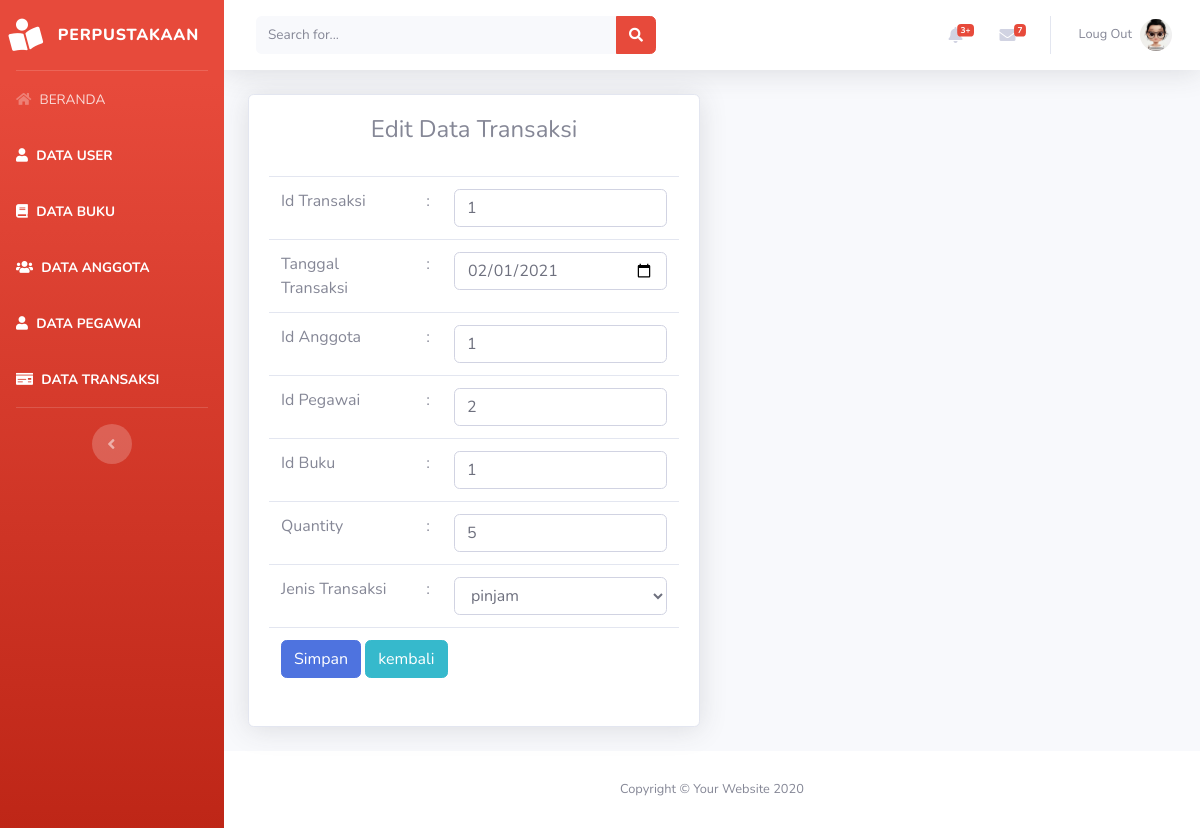
Screenshot of /beranda.php?page=transaksi&aksi=edit&id=1 with the database file from the repository.
### tables this page shows
CREATE TABLE `tabel_transaksi` (
  `id_transaksi` int(5) NOT NULL,
  `tanggal_transaksi` date NOT NULL,
  `id_anggota` int(5) NOT NULL,
  `id_pegawai` int(5) NOT NULL,
  `id_buku` int(7) NOT NULL,
  `quantity` int(2) NOT NULL,
  `jenis_transaksi` enum('Pinjam','Kembali') NOT NULL
);

### views/transaksi/edittransaksi.php (the view, shortened to what this page needs)
<?php
    @$id = $_GET['id'];
    $sql    = "select * from tabel_transaksi where id_transaksi=$id";
    $show   = $database->query($sql);
    $hasil  = mysqli_fetch_assoc($show);
?>
<div class="container-fluid">
    <div class="row">
        <div class="col-lg-6">
            <div class="card shadow mb-4">
                <div class="card-body">
                    <div class="table-responsive">
                        <h4 align="center">Edit Data Transaksi</h4>
                        <br>
                        <form action="model/transaksi/edittransaksi.php" method="POST">
                            <table class="table">
                                <tr>
                                    <td>Id Transaksi</td>
                                    <td>:</td>
                                    <td><input type="text"  class="form-control" name="id_transaksi" id="id_transaksi" value="<?php echo $hasil['id_transaksi']?>"></input></td>
                                </tr>
                                <tr>
                                    <td>Tanggal Transaksi</td>
                                    <td>:</td>
                                    <td><input type="date"  class="form-control" name="tanggal_transaksi" id="tanggal_transaksi" value="<?php echo $hasil['tanggal_transaksi']?>"></input></td>
                                </tr>
                                <tr>
                                    <td>Id Anggota</td>
                                    <td>:</td>
                                    <td><input type="text"  class="form-control" name="id_anggota" id="id_anggota" value="<?php echo $hasil['id_anggota']?>"></input></td>
                                </tr>
                                <tr>
                                    <td>Id Pegawai</td>
                                    <td>:</td>
                                    <td><input type="text"  class="form-control" name="id_pegawai" id="id_pegawai" value="<?php echo $hasil['id_pegawai']?>"></input></td>
                                </tr>
                                <tr>
                                    <td>Id Buku</td>
                                    <td>:</td>
                                    <td><input type="text"  class="form-control" name="id_buku" id="id_buku" value="<?php echo $hasil['id_buku']?>"></input></td>
                                </tr>
                                <tr>
                                    <td>Quantity</td>
                                    <td>:</td>
                                    <td><input type="text"  class="form-control" name="quantity" id="quantity" value="<?php echo $hasil['quantity']?>"></input></td>
                                </tr>
                                <tr>
                                    <td>Jenis Transaksi</td>
                                    <td>:</td>
                                    <td>
                                         <select class="form-control" name="jenis_transaksi" id="jenis_transaksi">
                                            <option value="pinjam">pinjam</option>
                                         </select>
                                    </td>
                                </tr>
                                    <td colspan="3">
                                        <input type="submit" class="btn btn-primary" value="Simpan">
                                        <button type="submit" class="btn btn-info">kembali</button>
                                    </td>
                            </table>
                        </form>
                    </div>
                </div>
            </div>
        </div>
    </div>
</div>

### rows the page displays
tabel_transaksi: id_transaksi "1", tanggal_transaksi "02/01/2021", id_anggota "1", id_pegawai "2", id_buku "1", quantity "5"
